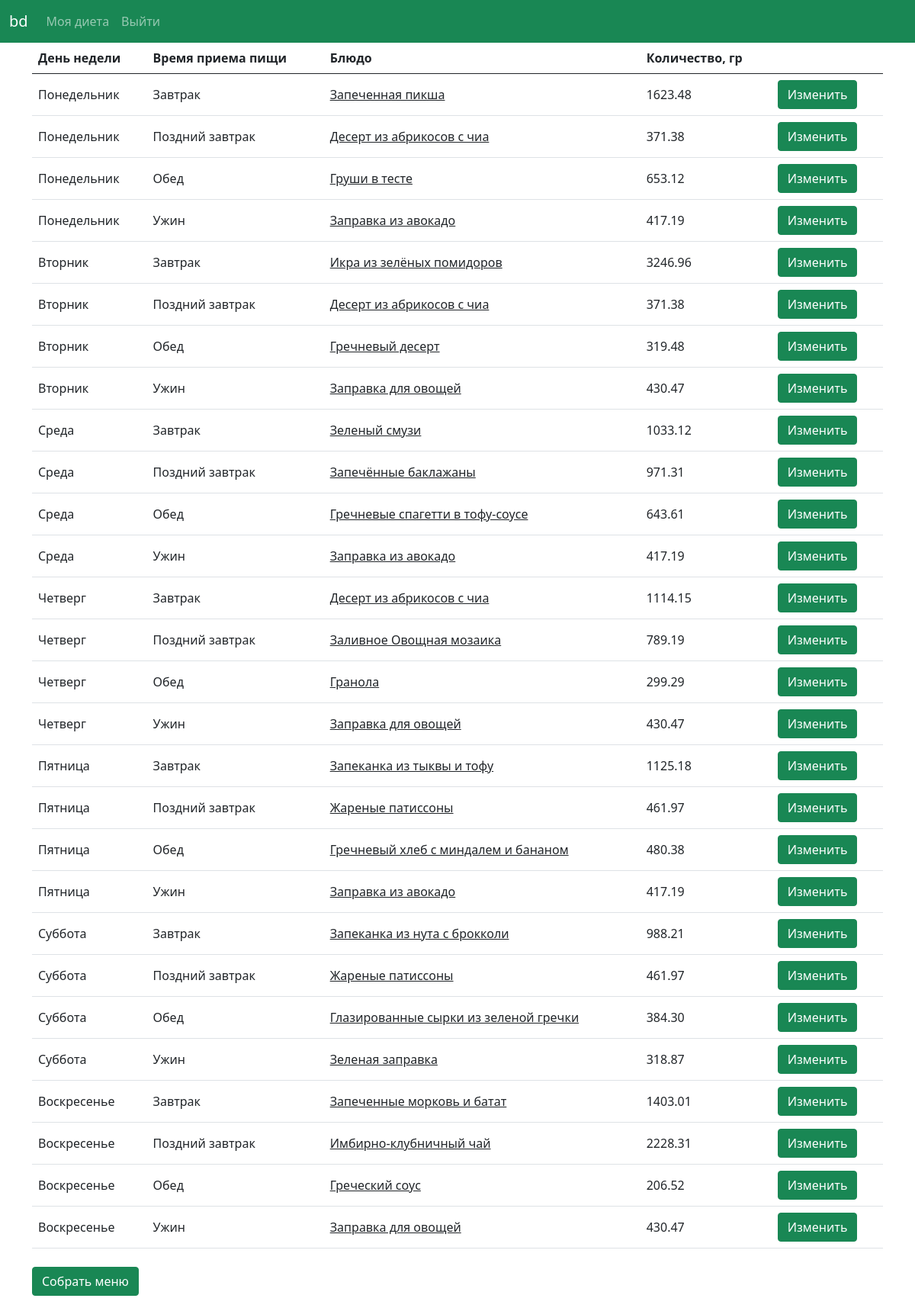
Before: /my_nutrition/ (signed in) with the older database file.
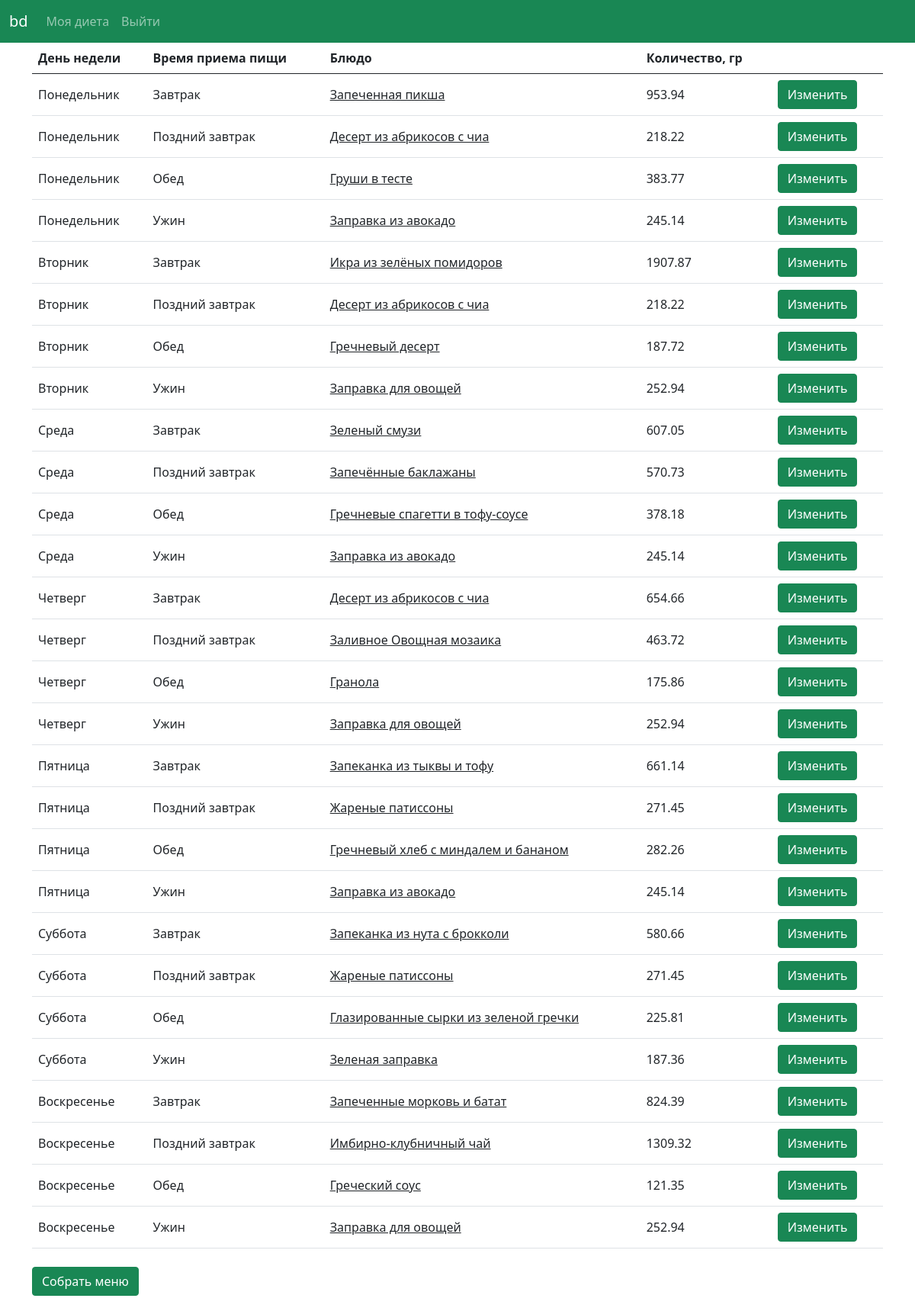
After: the same page with the newer database file.
### balanced_diet/models.py (models this page shows)
class User_nutrition(models.Model):
    WEEKDAY_CHOICES = [
        ('MON', 'Monday'),
        ('TUE', 'Tuesday'),
        ('WED', 'Wednesday'),
        ('THU', 'Thursday'),
        ('FRI', 'Friday'),
        ('SAT', 'Saturday'),
        ('SUN', 'Sunday')
    ]
    MEAL_CHOICES = [
        ('BF', 'Breakfast'),
        ('BR', 'Brunch'),
        ('LN', 'Lunch'),
        ('DN', 'Dinner')
    ]
    owner = models.ForeignKey(User, on_delete=models.CASCADE)
    weekday = models.CharField(max_length=10, choices=WEEKDAY_CHOICES, default='')
    meal = models.CharField(max_length=10, choices=MEAL_CHOICES, default='')
    dish = models.ForeignKey(Dish, on_delete=models.CASCADE)
    amountofdish = models.DecimalField(max_digits=7, decimal_places=2)

class Dish(models.Model):
    name = models.CharField(max_length=50, unique=True)
    kcal = models.DecimalField(max_digits=6, decimal_places=2)
    proteins = models.DecimalField(max_digits=6, decimal_places=2)
    fats = models.DecimalField(max_digits=6, decimal_places=2)
    carbs = models.DecimalField(max_digits=6, decimal_places=2)
    breakfast = models.BooleanField(default=False)
    lunch = models.BooleanField(default=False)
    dinner = models.BooleanField(default=False)
    recipetext = models.TextField(default='')

### balanced_diet/views.py (the view)
# urls.py: path('my_nutrition/', views.my_nutrition, name='my_nutrition'),
@login_required
def my_nutrition(request):
    try:
        monbf = User_nutrition.objects.filter(owner=request.user)
        user_prefs = User_prefs.get_user_prefs(User_prefs.objects.get(owner=request.user))
        user_nutr = User_nutrition.objects.filter(owner=request.user)
        for nutr in user_nutr:
            if nutr.meal == 'BF':
                amountofdish = user_prefs[0] * 30 / nutr.dish.kcal
            if nutr.meal == 'BR':
                amountofdish = user_prefs[0] * 10 / nutr.dish.kcal
            elif nutr.meal == 'LN':
                amountofdish = user_prefs[0] * 35 / nutr.dish.kcal
            elif nutr.meal == 'DN':
                amountofdish = user_prefs[0] * 25 / nutr.dish.kcal
            User_nutrition.objects.filter(id=nutr.id).update(amountofdish=amountofdish)
        context = {
            'monbf': monbf
        }
        return render(request,'balanced_diet/my_nutrition.html', context)
    except User_nutrition.DoesNotExist:
        return render(request, 'balanced_diet/my_diet.html')

### balanced_diet/models.py (called while the page is built)
    def get_user_prefs(self):
        lactose = self.lactose
        vegan = self.vegan
        halal = self.halal
        kcalformeal = self.kcal
        return kcalformeal, lactose, vegan, halal

### balanced_diet/templates/balanced_diet/my_nutrition.html (shortened to what this page needs)
{% extends "balanced_diet/base.html" %}
{% block nutrition %}
    <table class="table">
  <thead>
    <tr>
      <th scope="col">День недели</th>
      <th scope="col">Время приема пищи</th>
      <th scope="col">Блюдо</th>
      <th scope="col">Количество, гр</th>
      <th scope="col"></th>
    </tr>
  </thead>
  <tbody>
    {% for i in monbf %}
        <tr>
        {% if i.weekday == 'MON' %}
            <td class="align-middle">Понедельник</td>
        {% elif i.weekday == 'TUE' %}
            <td class="align-middle">Вторник</td>
        {% elif i.weekday == 'WED' %}
            <td class="align-middle">Среда</td>
        {% elif i.weekday == 'THU' %}
            <td class="align-middle">Четверг</td>
        {% elif i.weekday == 'FRI' %}
            <td class="align-middle">Пятница</td>
        {% elif i.weekday == 'SAT' %}
            <td class="align-middle">Суббота</td>
        {% elif i.weekday == 'SUN' %}
            <td class="align-middle">Воскресенье</td>
        {% endif %}
        {% if i.meal == 'BF' %}
             <td class="align-middle">Завтрак</td>
        {% elif i.meal == 'BR' %}
             <td class="align-middle">Поздний завтрак</td>
        {% elif i.meal == 'LN' %}
             <td class="align-middle">Обед</td>
        {% elif i.meal == 'DN' %}
             <td class="align-middle">Ужин</td>
        {% endif %}
        <td class="align-middle"><a style="color: inherit" href="{% url 'balanced_diet:dish' i.dish.id %}"> {{ i.dish.name }} </a></td>
        <td class="align-middle">{{ i.amountofdish }}</td>
        <td>
        <form method="post" action="{% url 'balanced_diet:change_one_dish'%}">
        <button name="{{ i.id }}" class="btn btn-success">Изменить</button>
        </form>
        </td>
        </tr>
    {% endfor %}
  </tbody>
</table>
    <form method="post" action="{% url 'balanced_diet:create_user_nutrition' %}">
    <button name="submit" class="btn btn-success mt-2 mb-3">Собрать меню</button>
    </form>
{% endblock nutrition %}

Changed rows visible on the page:
changed User_nutrition "Запеченная пикша": amountofdish "1623.48" → "953.94"
changed User_nutrition (number 2 of 28 on the later page): amountofdish "371.38" → "218.22"
changed User_nutrition "Груши в тесте": amountofdish "653.12" → "383.77"
changed User_nutrition (number 4 of 28 on the later page): amountofdish "417.19" → "245.14"
changed User_nutrition "Икра из зелёных помидоров": amountofdish "3246.96" → "1907.87"
changed User_nutrition (number 6 of 28 on the later page): amountofdish "371.38" → "218.22"
changed User_nutrition "Гречневый десерт": amountofdish "319.48" → "187.72"
changed User_nutrition (number 8 of 28 on the later page): amountofdish "430.47" → "252.94"
changed User_nutrition "Зеленый смузи": amountofdish "1033.12" → "607.05"
changed User_nutrition "Запечённые баклажаны": amountofdish "971.31" → "570.73"
changed User_nutrition "Гречневые спагетти в тофу-соусе": amountofdish "643.61" → "378.18"
changed User_nutrition (number 12 of 28 on the later page): amountofdish "417.19" → "245.14"
changed User_nutrition (number 13 of 28 on the later page): amountofdish "1114.15" → "654.66"
changed User_nutrition "Заливное Овощная мозаика": amountofdish "789.19" → "463.72"
changed User_nutrition "Гранола": amountofdish "299.29" → "175.86"
changed User_nutrition (number 16 of 28 on the later page): amountofdish "430.47" → "252.94"
changed User_nutrition "Запеканка из тыквы и тофу": amountofdish "1125.18" → "661.14"
changed User_nutrition (number 18 of 28 on the later page): amountofdish "461.97" → "271.45"
changed User_nutrition "Гречневый хлеб с миндалем и бананом": amountofdish "480.38" → "282.26"
changed User_nutrition (number 20 of 28 on the later page): amountofdish "417.19" → "245.14"
changed User_nutrition "Запеканка из нута с брокколи": amountofdish "988.21" → "580.66"
changed User_nutrition (number 22 of 28 on the later page): amountofdish "461.97" → "271.45"
changed User_nutrition "Глазированные сырки из зеленой гречки": amountofdish "384.30" → "225.81"
changed User_nutrition "Зеленая заправка": amountofdish "318.87" → "187.36"
changed User_nutrition "Запеченные морковь и батат": amountofdish "1403.01" → "824.39"
changed User_nutrition "Имбирно-клубничный чай": amountofdish "2228.31" → "1309.32"
changed User_nutrition "Греческий соус": amountofdish "206.52" → "121.35"
changed User_nutrition (number 28 of 28 on the later page): amountofdish "430.47" → "252.94"
